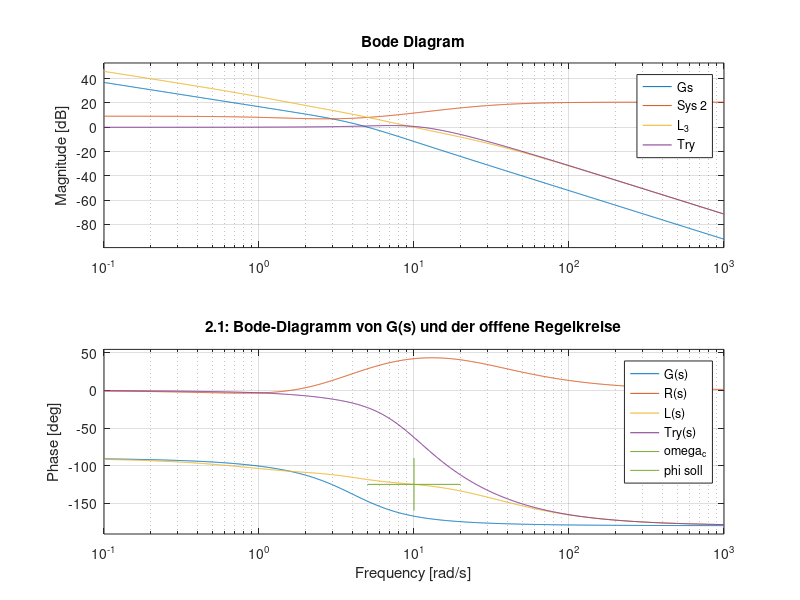
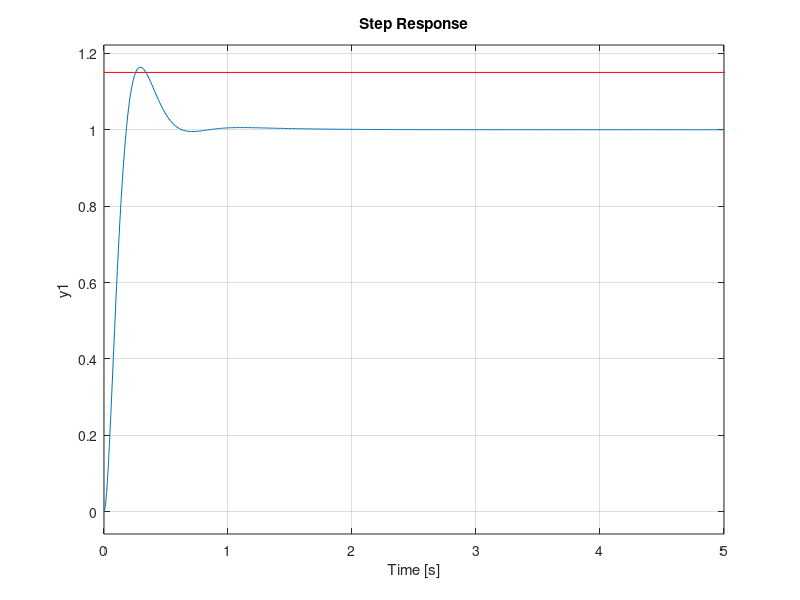

The MATLAB script that drew these images, in order: (Note: this script raises an error after producing the figures.)
clear all; close all; clc

%% Aufgabe 2.9 Lead-Lag Regler entwurf

Vg = 7;
a = 1/5;
b = 1
T = 1/4.2;
xi = 0.8;
t_r = 0.15;
omega_c = 1.5/t_r;
ue = 15;
phi_soll = 70 - ue;

lag_extra_phase = 10;

Gs = Vg*tf([a 1], [T^2 2*xi*T 1 0])
V_ges = 1/0.05;
V_R = V_ges / Vg;

R_1 = V_R;
L_1 = R_1*Gs;
[re_L_1 im_L_1] = nyquist(L_1, omega_c);
phi_L_1 = atan (im_L_1/re_L_1) * 180/pi;
abs_L_1 = sqrt(re_L_1^2 + im_L_1^2);

phi_dif = phi_soll - phi_L_1

% Phase um phi_dif + lag_extra_phase anheben
% Lead Regler

delta_phi = phi_dif + lag_extra_phase;
eta_lead = (tan(pi/4 - (delta_phi/2)*pi/180))^2
T_lead = 1/(sqrt(eta_lead)*omega_c)

if eta_lead < 1 
    sprintf('ja! eta lead kleiner 1')
end

R_lead = tf([T_lead 1], [T_lead*eta_lead 1])

% Lead Regler
L_2 = L_1*R_lead;
[re_L_2 im_L_2] = nyquist(L_2, omega_c);
phi_L_2 = atan (im_L_2/re_L_2) * 180/pi;
abs_L_2 = sqrt(re_L_2^2 + im_L_2^2);

phi_dif = phi_soll - phi_L_2

delta_a = 1/abs_L_2;
delta_phi = phi_dif*pi/180;

T_lag = (delta_a*sqrt(1 + tan(delta_phi)^2) - 1)/(omega_c*tan(delta_phi));
eta_lag = (omega_c*T_lag - tan(delta_phi))/(omega_c*T_lag* (1 + omega_c*T_lag*tan(delta_phi)));

R_lag = tf([T_lag 1], [T_lag*eta_lag 1])

if eta_lag > 1 
    sprintf('ja! eta lag groesser 1')
end

% Ueberpruefe
L_3 = L_2*R_lag
[re_L_3 im_L_3] = nyquist(L_3, omega_c);
phi_L_3 = atan (im_L_3/re_L_3) * 180/pi
abs_L_3 = sqrt(re_L_3^2 + im_L_3^2)

Try = L_3 / (1 + L_3);

figure
line([omega_c omega_c], [25, -25])
hold on
bode(Gs, V_R*R_lag*R_lead, L_3, Try)
%hold on
line([omega_c omega_c], [-90, -160])
line([5 20], [phi_soll-180,phi_soll-180])
grid on
title('2.1: Bode-Diagramm von G(s) und der offfene Regelkreise')
legend('G(s)', 'R(s)','L(s)','Try(s)', 'omega_c', 'phi soll');

%%

figure
line([0, 10], [1.15, 1.15], 'Color', 'r')
hold on
step(Try)
grid on
stepinfo(Try)